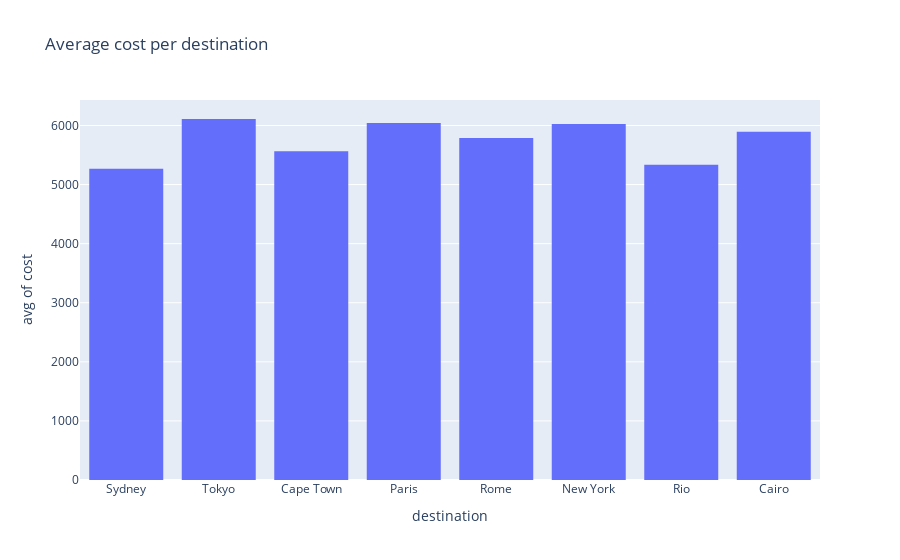

The notebook cell this image was saved under:
### Code cell
px.histogram(travel_dataset, x="destination", y="cost", histfunc="avg", title="Average cost per destination")

### Figure 1 — Plotly figure (JSON) as saved in the notebook; plotly's stock layout.template omitted (floating-point values rounded to 4 significant figures; data arrays with more than 128 entries replaced by an {"elided": "..."} marker saying what was removed)
{"data": [{"bingroup": "x", "histfunc": "avg", "hovertemplate": "destination=%{x}<br>avg of cost=%{y}<extra></extra>", "legendgroup": "", "marker": {"color": "#636efa", "pattern": {"shape": ""}}, "name": "", "orientation": "v", "showlegend": false, "type": "histogram", "x": {"elided": "10000 str values"}, "xaxis": "x", "y": {"elided": "10000 float values"}, "yaxis": "y"}], "layout": {"barmode": "relative", "legend": {"tracegroupgap": 0}, "title": {"text": "Average cost per destination"}, "xaxis": {"anchor": "y", "domain": [0, 1], "title": {"text": "destination"}}, "yaxis": {"anchor": "x", "domain": [0, 1], "title": {"text": "avg of cost"}}}}
